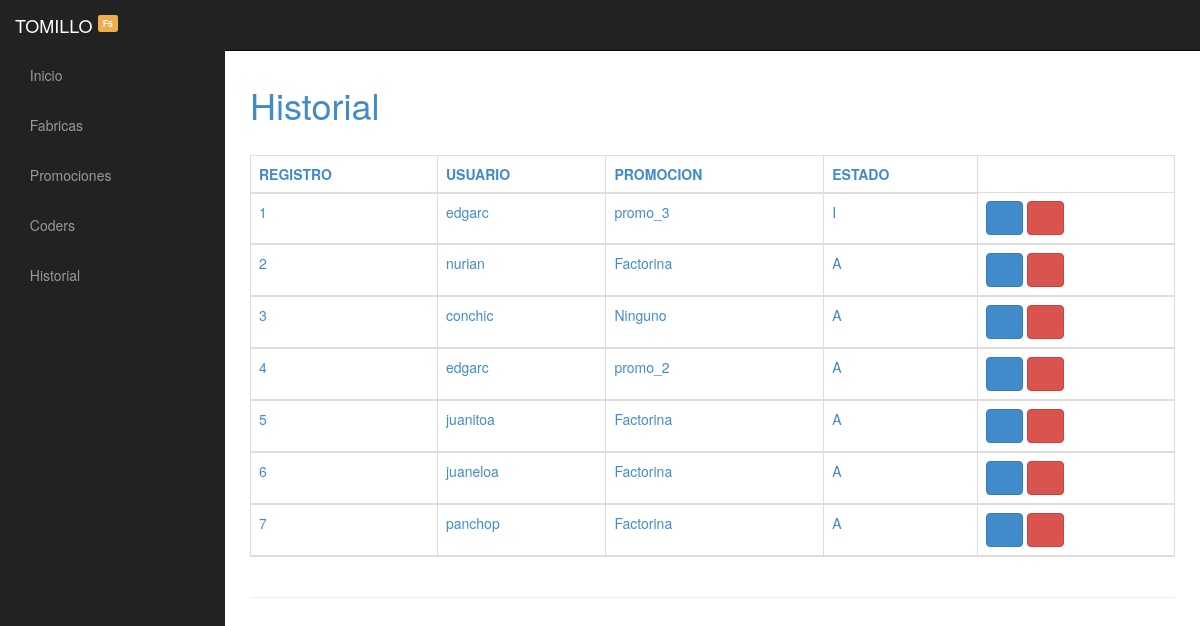
Before: /Grupal3/php/historial.php with the older database file.
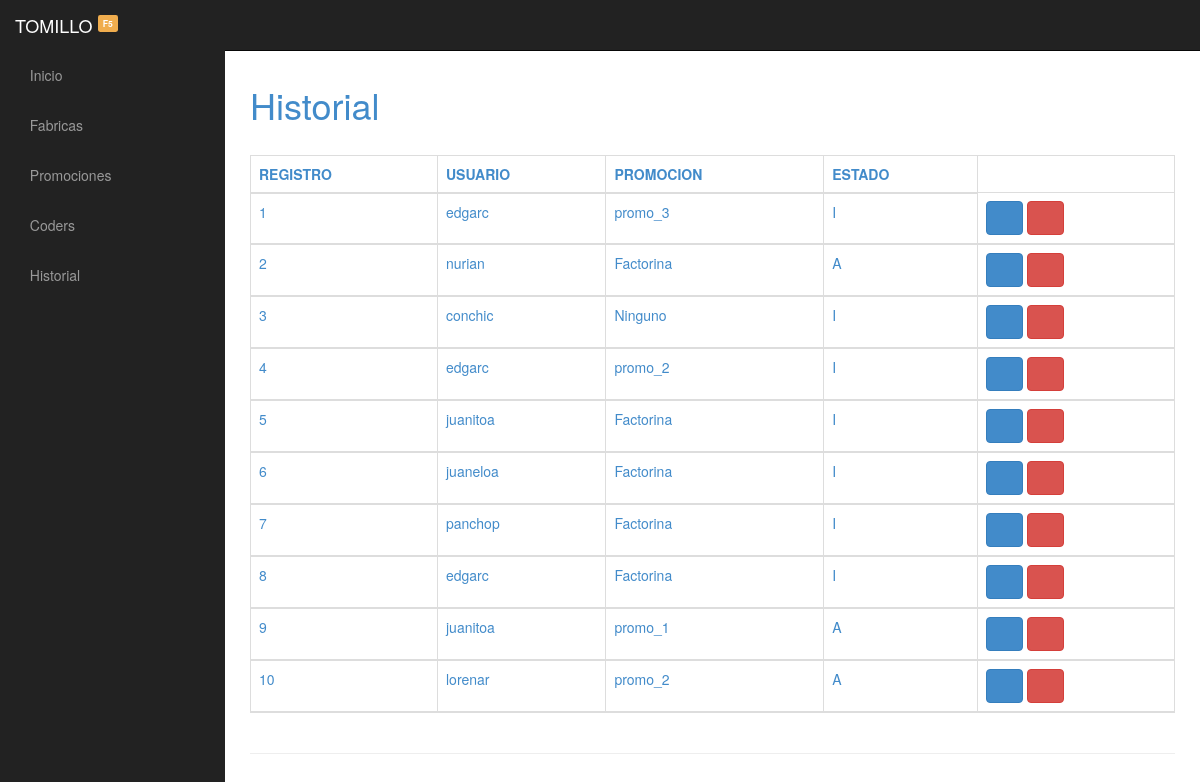
After: the same page with the newer database file.
### tables this page shows
CREATE TABLE `historial` (
  `idHistorial` int(11) NOT NULL,
  `fk_usuario` int(11) DEFAULT NULL,
  `fk_promocion` int(11) DEFAULT NULL,
  `estado` char(1) DEFAULT NULL
);

CREATE TABLE `promocion` (
  `id_promocion` int(11) NOT NULL,
  `nombre` varchar(50) NOT NULL,
  `ano` year(4) NOT NULL,
  `fk_fabrica` int(11) NOT NULL,
  `estado` char(1) NOT NULL
);

### Grupal3/php/historial.php (the view, shortened to what this page needs)
<!DOCTYPE html>
<html lang="en">
  <head>
    <link rel="stylesheet" href="../css/bootstrap.css">
    <link rel="stylesheet" href="../css/sb-admin.css">
    <link rel="stylesheet" href="../css/font-awesome.min.css">
    <link rel="stylesheet" type="text/css" href="../css/style.css">
    <link rel="stylesheet" href="../css/stacktable.css">
 </head>
 <body>
  <div id="wrapper">
      <nav class="navbar navbar-inverse navbar-fixed-top" role="navigation">
          <div class="navbar-header">
                   <a class="navbar-brand" href="../index.php"> TOMILLO <sup><small><span class="label label-warning">F5</span></small></sup> </a>
          </div>
          <div class="collapse navbar-collapse navbar-ex1-collapse">
              <ul class="nav navbar-nav side-nav">
                    <li><a href="../index.php"><i class="fa fa-home"></i> Inicio</a></li>
                    <li><a href="fabricas.php"><i class='fa fa-tasks'></i> Fabricas </a></li>
                    <li><a href="promociones.php"><i class="fa fa-users"></i> Promociones </a></li>
                    <li><a href="coders.php"><i class="fa fa-smile-o"></i> Coders </a></li>
                    <li><a href="historial.php"><i class="fa fa-smile-o"></i> Historial </a></li>
              </ul>
			  <ul class="nav navbar-nav navbar-right navbar-user">
        		<li class="dropdown user-dropdown">
				<a href="#" class="dropdown-toggle" data-toggle="dropdown">
             	</ul>
          </div>
      </nav>
      <div id="page-wrapper">
          <div class="row">
              <div class="col-md-12">
                  <h1>Historial</h1>
                  <br>
              </div>
              <div class="container table-sm">
                 <table class="table table-bordered table-hover" id="tabla1" border="0">
                      <thead class="thead-light">
                        <tr>
                            <th class="datos">Registro</th>
                            <th class="datos">Usuario</th>
                            <th class="datos">Promocion</th>
                            <th class="datos">Estado</th>
                        </tr>
                                <?php
                                 include 'conexion.php';
                                  $list="SELECT login.usuario, promocion.nombre, historial.estado, historial.fk_usuario FROM historial,login,promocion  where historial.fk_usuario=login.idUser and historial.fk_promocion = promocion.id_promocion";
                                  $con_list=mysqli_query($link,$list);
                                  $cont=1;
                                    while ($arrlist= mysqli_fetch_array($con_list)) {?>
                                          <tr>
                                              <td><?php echo $cont; ?></td>
                                              <td><?php echo $arrlist[0]; ?></td>
                                              <td><?php echo $arrlist[1]; ?></td>
                                              <td><?php echo $arrlist[2]; ?></td>
                                              <td><a href="modificar_historial.php?mod=<?php echo $arrlist[3]; ?>&p=<?php echo $arrlist[3]; ?>" class="btn btn-primary"><i class="fa fa-pencil-square-o" aria-hidden="true"></i></a>
                                              <a class="btn btn-danger" data-toggle="modal" data-target="#exampleModal"><i class="fa fa-trash-o" aria-hidden="true"></i></a></td>
                                          </tr>
                                <?php
                                  $cont++;
                                } ?>
                      </thead>
                </table>
            </div>
        </div>
      <hr>
      </div>
  </div>
  </body>
</html>

### Grupal3/css/sb-admin.css (style rules this page uses)
body { margin-top: 50px; }
#wrapper { padding-left: 0; }
#page-wrapper { width: 100%; padding: 5px 15px; }
@media (min-width:768px) { #wrapper { padding-left: 225px; } }
@media (min-width:768px) { #page-wrapper { padding: 15px 25px; } }
@media (min-width:768px) { .side-nav { margin-left: -225px; left: 225px; width: 225px; position: fixed; top: 50px; height: 100%; border-radius: 0; border: none; background-color: #222222; overflow-y: auto; } }
@media (min-width:768px) { .side-nav>li>a { width: 225px; } }
@media (min-width:768px) { .navbar-collapse { padding-left: 15px !important; padding-right: 15px !important; } }

### Grupal3/css/style.css (style rules this page uses)
span { color: red; }
.datos { text-transform: uppercase; }

### Grupal3/css/stacktable.css (style rules this page uses)
.stacktable { width: 100%; }
.stacktable.large-only { display: table; }

Changed rows visible on the page:
changed historial "conchic": estado "A" → "I"
changed historial (number 4 of 10 on the later page): estado "A" → "I"
changed historial (number 5 of 10 on the later page): estado "A" → "I"
changed historial "juaneloa": estado "A" → "I"
changed historial "panchop": estado "A" → "I"
added historial: fk_usuario.usuario "edgarc", fk_promocion.nombre "Factorina", estado "I"
added historial: fk_usuario.usuario "juanitoa", fk_promocion.nombre "promo_1", estado "A"
added historial: fk_usuario.usuario "lorenar", fk_promocion.nombre "promo_2", estado "A"
